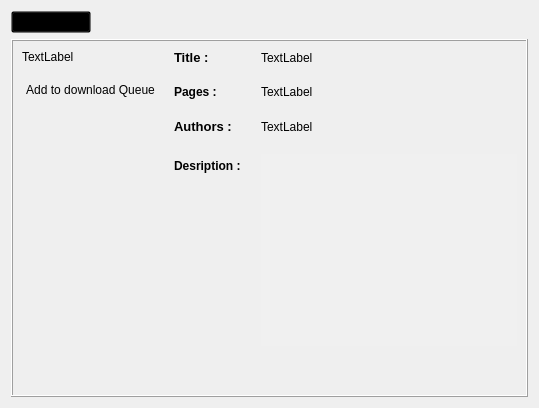
<?xml version="1.0" encoding="UTF-8"?>
<ui version="4.0">
 <class>Form</class>
 <widget class="QWidget" name="Form">
  <property name="geometry">
   <rect>
    <x>0</x>
    <y>0</y>
    <width>547</width>
    <height>411</height>
   </rect>
  </property>
  <property name="sizePolicy">
   <sizepolicy hsizetype="Fixed" vsizetype="Fixed">
    <horstretch>0</horstretch>
    <verstretch>0</verstretch>
   </sizepolicy>
  </property>
  <property name="windowTitle">
   <string>Form</string>
  </property>
  <property name="styleSheet">
   <string notr="true"/>
  </property>
  <layout class="QVBoxLayout" name="verticalLayout_2">
   <property name="sizeConstraint">
    <enum>QLayout::SetFixedSize</enum>
   </property>
   <item>
    <layout class="QVBoxLayout" name="verticalLayout_3">
     <item alignment="Qt::AlignLeft">
      <widget class="QPushButton" name="pushButton">
       <property name="styleSheet">
        <string notr="true">background:transparent;</string>
       </property>
       <property name="text">
        <string>Book Details</string>
       </property>
       <property name="icon">
        <iconset>
         <normaloff>../images/pdf.png</normaloff>../images/pdf.png</iconset>
       </property>
       <property name="iconSize">
        <size>
         <width>32</width>
         <height>30</height>
        </size>
       </property>
      </widget>
     </item>
     <item>
      <widget class="QFrame" name="frame">
       <property name="styleSheet">
        <string notr="true"/>
       </property>
       <property name="frameShape">
        <enum>QFrame::Box</enum>
       </property>
       <property name="frameShadow">
        <enum>QFrame::Raised</enum>
       </property>
       <property name="lineWidth">
        <number>1</number>
       </property>
       <layout class="QHBoxLayout" name="horizontalLayout_2">
        <property name="spacing">
         <number>15</number>
        </property>
        <item>
         <layout class="QVBoxLayout" name="verticalLayout_4">
          <property name="spacing">
           <number>15</number>
          </property>
          <item>
           <widget class="QLabel" name="main_image_2">
            <property name="text">
             <string>TextLabel</string>
            </property>
           </widget>
          </item>
          <item>
           <widget class="QPushButton" name="download_queue">
            <property name="text">
             <string>Add to download Queue</string>
            </property>
            <property name="icon">
             <iconset>
              <normaloff>../images/icons8-add-50.png</normaloff>../images/icons8-add-50.png</iconset>
            </property>
            <property name="iconSize">
             <size>
              <width>30</width>
              <height>30</height>
             </size>
            </property>
            <property name="flat">
             <bool>true</bool>
            </property>
           </widget>
          </item>
          <item>
           <spacer name="verticalSpacer_3">
            <property name="orientation">
             <enum>Qt::Vertical</enum>
            </property>
            <property name="sizeHint" stdset="0">
             <size>
              <width>20</width>
              <height>40</height>
             </size>
            </property>
           </spacer>
          </item>
         </layout>
        </item>
        <item>
         <layout class="QVBoxLayout" name="verticalLayout">
          <property name="spacing">
           <number>20</number>
          </property>
          <item>
           <layout class="QFormLayout" name="formLayout">
            <item row="0" column="0">
             <widget class="QLabel" name="label">
              <property name="font">
               <font>
                <pointsize>10</pointsize>
                <weight>75</weight>
                <bold>true</bold>
               </font>
              </property>
              <property name="text">
               <string>Title :</string>
              </property>
             </widget>
            </item>
            <item row="0" column="1">
             <widget class="QLabel" name="title">
              <property name="text">
               <string>TextLabel</string>
              </property>
             </widget>
            </item>
            <item row="1" column="0">
             <widget class="QLabel" name="label_2">
              <property name="font">
               <font>
                <weight>75</weight>
                <bold>true</bold>
               </font>
              </property>
              <property name="text">
               <string>Pages :</string>
              </property>
             </widget>
            </item>
            <item row="1" column="1">
             <widget class="QLabel" name="pages">
              <property name="text">
               <string>TextLabel</string>
              </property>
             </widget>
            </item>
            <item row="3" column="0">
             <widget class="QLabel" name="label_3">
              <property name="font">
               <font>
                <weight>75</weight>
                <bold>true</bold>
               </font>
              </property>
              <property name="text">
               <string>Desription :</string>
              </property>
             </widget>
            </item>
            <item row="3" column="1">
             <widget class="QPlainTextEdit" name="description">
              <property name="styleSheet">
               <string notr="true">background-color:#F0F0F0;</string>
              </property>
              <property name="frameShape">
               <enum>QFrame::NoFrame</enum>
              </property>
              <property name="frameShadow">
               <enum>QFrame::Plain</enum>
              </property>
              <property name="lineWidth">
               <number>0</number>
              </property>
             </widget>
            </item>
            <item row="2" column="0">
             <widget class="QLabel" name="label_4">
              <property name="font">
               <font>
                <pointsize>10</pointsize>
                <weight>75</weight>
                <bold>true</bold>
               </font>
              </property>
              <property name="text">
               <string>Authors :</string>
              </property>
             </widget>
            </item>
            <item row="2" column="1">
             <widget class="QLabel" name="authors">
              <property name="text">
               <string>TextLabel</string>
              </property>
             </widget>
            </item>
           </layout>
          </item>
          <item>
           <spacer name="verticalSpacer">
            <property name="orientation">
             <enum>Qt::Vertical</enum>
            </property>
            <property name="sizeHint" stdset="0">
             <size>
              <width>20</width>
              <height>40</height>
             </size>
            </property>
           </spacer>
          </item>
         </layout>
        </item>
       </layout>
      </widget>
     </item>
    </layout>
   </item>
  </layout>
 </widget>
 <resources/>
 <connections/>
</ui>
